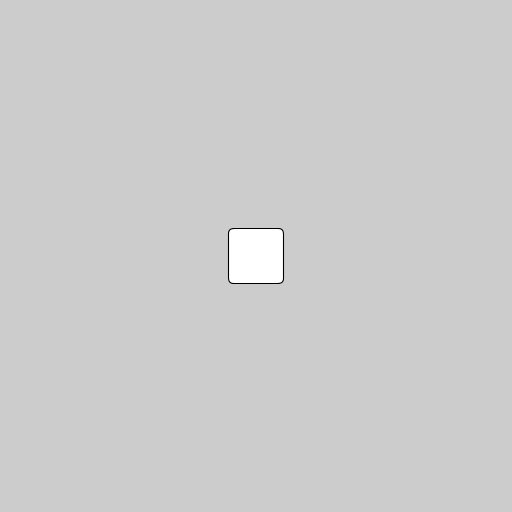
Frame 1 (no input)
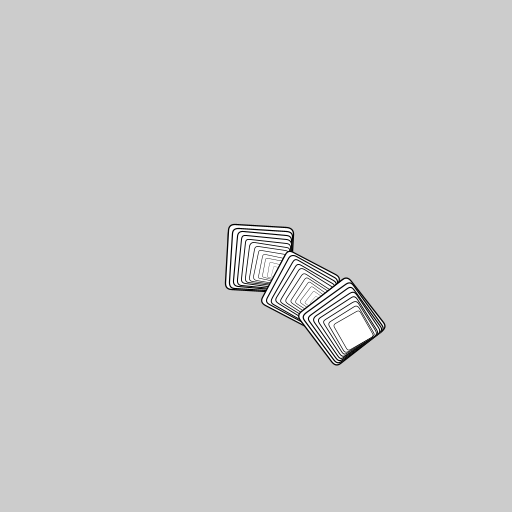
Frame 60 (the mouse pressed at the canvas centre just before this capture)
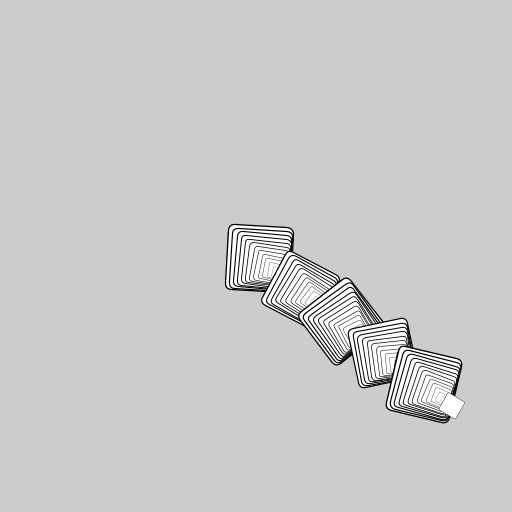
Frame 120 (the mouse held since frame 60 and released just before this capture)

The Processing sketch that drew these frames (run headless with seeded random() and noise(); from frame 60 on, the mouse is pressed at the canvas centre):

// Processing sketch: pract_2
// ── pract_2.pde
float boxWidth=50;
float scaleV=0.1;
float currentScale=1;
float threshold=1.2;
float px=0;
float py=0;
float xSpeed=1;
float ySpeed=1;

void setup() {
	size(512, 512);
	rectMode(CENTER);
	smooth();
	xSpeed=random(1, 2);
	ySpeed=random(1, 2);
	px=width/2;
	py=height/2;
}

void draw() {

	translate(px, py);
	rotate(radians(frameCount));
	px+=xSpeed;
	py+=ySpeed;	
	
	currentScale+=scaleV;

	if(currentScale>threshold){
		scaleV*=-1;
	}
	if(currentScale<-threshold){
		scaleV*=-1;
	}

	scale(currentScale);
	rect(0, 0, boxWidth, boxWidth,5);

	if(px>width || px<0){
		xSpeed*=-1;
	}
	if(py<=0 || py>height){
		ySpeed*=-1;
	}
}
